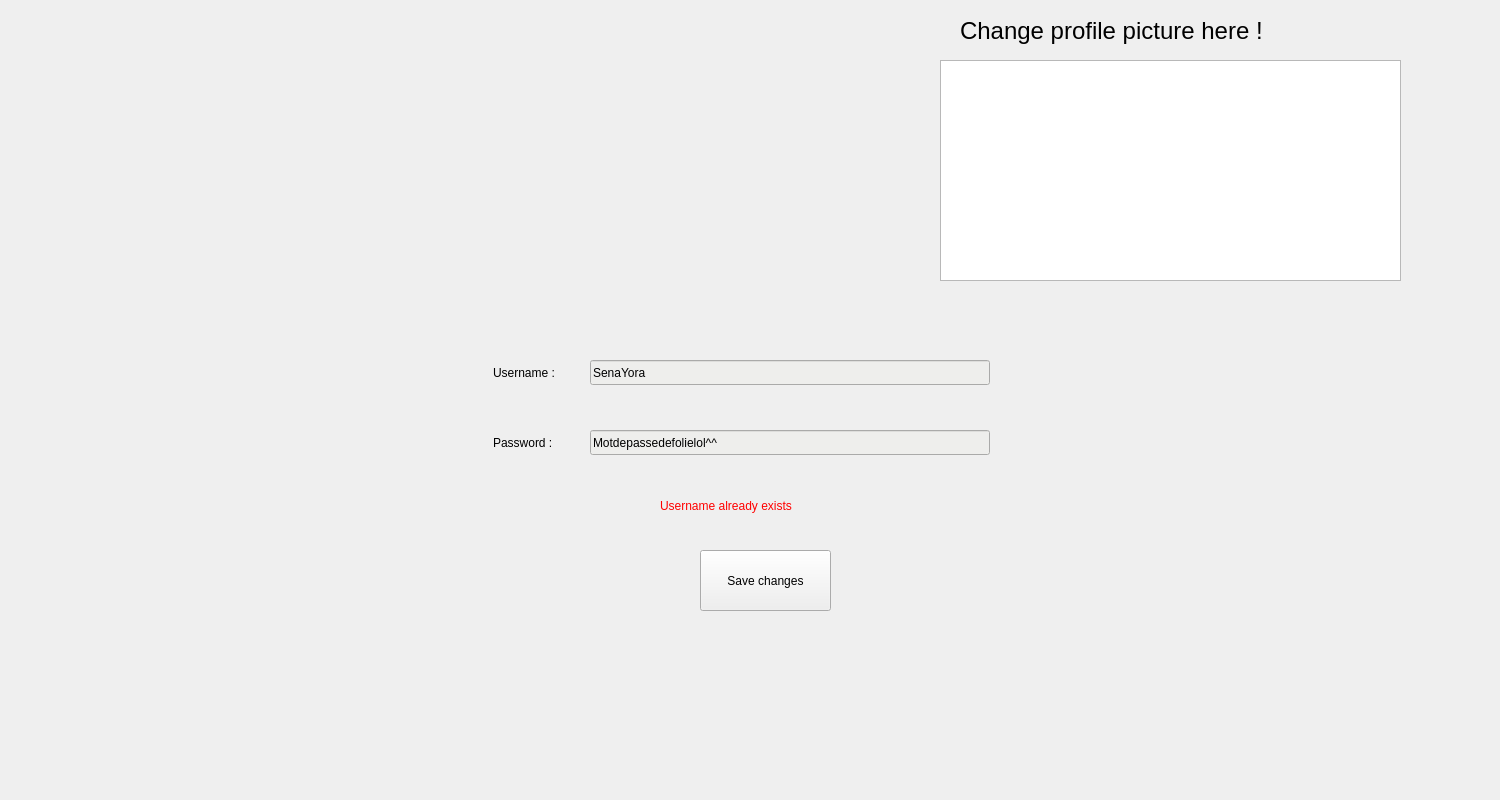
<?xml version="1.0" encoding="UTF-8"?>
<ui version="4.0">
 <class>ChangeProfilPage</class>
 <widget class="QWidget" name="ChangeProfilPage">
  <property name="geometry">
   <rect>
    <x>0</x>
    <y>0</y>
    <width>1500</width>
    <height>800</height>
   </rect>
  </property>
  <property name="windowTitle">
   <string>Form</string>
  </property>
  <widget class="QLabel" name="profileIcon">
   <property name="geometry">
    <rect>
     <x>700</x>
     <y>60</y>
     <width>161</width>
     <height>161</height>
    </rect>
   </property>
   <property name="styleSheet">
    <string notr="true"/>
   </property>
   <property name="text">
    <string/>
   </property>
   <property name="pixmap">
    <pixmap>../../../assets/image/mario.png</pixmap>
   </property>
   <property name="scaledContents">
    <bool>true</bool>
   </property>
  </widget>
  <widget class="QPushButton" name="saveChanges">
   <property name="geometry">
    <rect>
     <x>700</x>
     <y>550</y>
     <width>131</width>
     <height>61</height>
    </rect>
   </property>
   <property name="text">
    <string>Save changes</string>
   </property>
  </widget>
  <widget class="QLineEdit" name="password">
   <property name="geometry">
    <rect>
     <x>590</x>
     <y>430</y>
     <width>400</width>
     <height>25</height>
    </rect>
   </property>
   <property name="minimumSize">
    <size>
     <width>400</width>
     <height>0</height>
    </size>
   </property>
   <property name="maximumSize">
    <size>
     <width>400</width>
     <height>16777215</height>
    </size>
   </property>
   <property name="styleSheet">
    <string notr="true">background-color: rgb(238, 238, 236);</string>
   </property>
   <property name="text">
    <string>Motdepassedefolielol^^</string>
   </property>
   <property name="placeholderText">
    <string>password</string>
   </property>
  </widget>
  <widget class="QLabel" name="label">
   <property name="geometry">
    <rect>
     <x>493</x>
     <y>328</y>
     <width>91</width>
     <height>89</height>
    </rect>
   </property>
   <property name="text">
    <string>Username :</string>
   </property>
  </widget>
  <widget class="QLabel" name="label_2">
   <property name="geometry">
    <rect>
     <x>493</x>
     <y>398</y>
     <width>91</width>
     <height>89</height>
    </rect>
   </property>
   <property name="text">
    <string>Password :</string>
   </property>
  </widget>
  <widget class="QLineEdit" name="username">
   <property name="geometry">
    <rect>
     <x>590</x>
     <y>360</y>
     <width>400</width>
     <height>25</height>
    </rect>
   </property>
   <property name="minimumSize">
    <size>
     <width>400</width>
     <height>0</height>
    </size>
   </property>
   <property name="maximumSize">
    <size>
     <width>400</width>
     <height>16777215</height>
    </size>
   </property>
   <property name="styleSheet">
    <string notr="true">background-color: rgb(238, 238, 236);</string>
   </property>
   <property name="text">
    <string>SenaYora</string>
   </property>
   <property name="placeholderText">
    <string>username</string>
   </property>
  </widget>
  <widget class="QListWidget" name="imageList">
   <property name="geometry">
    <rect>
     <x>940</x>
     <y>60</y>
     <width>461</width>
     <height>221</height>
    </rect>
   </property>
  </widget>
  <widget class="QLabel" name="label_3">
   <property name="geometry">
    <rect>
     <x>960</x>
     <y>15</y>
     <width>341</width>
     <height>31</height>
    </rect>
   </property>
   <property name="styleSheet">
    <string notr="true">font: 18pt</string>
   </property>
   <property name="text">
    <string>Change profile picture here !</string>
   </property>
  </widget>
  <widget class="QPushButton" name="back">
   <property name="geometry">
    <rect>
     <x>10</x>
     <y>10</y>
     <width>81</width>
     <height>81</height>
    </rect>
   </property>
   <property name="styleSheet">
    <string notr="true">border: 0px</string>
   </property>
   <property name="text">
    <string/>
   </property>
   <property name="flat">
    <bool>true</bool>
   </property>
  </widget>
  <widget class="QWidget" name="_errorTxt" native="true">
   <property name="geometry">
    <rect>
     <x>660</x>
     <y>480</y>
     <width>491</width>
     <height>51</height>
    </rect>
   </property>
   <layout class="QVBoxLayout" name="verticalLayout">
    <item>
     <widget class="QLabel" name="errorTxt">
      <property name="styleSheet">
       <string notr="true">color : red; </string>
      </property>
      <property name="text">
       <string>Username already exists</string>
      </property>
     </widget>
    </item>
   </layout>
  </widget>
 </widget>
 <resources/>
 <connections/>
</ui>
